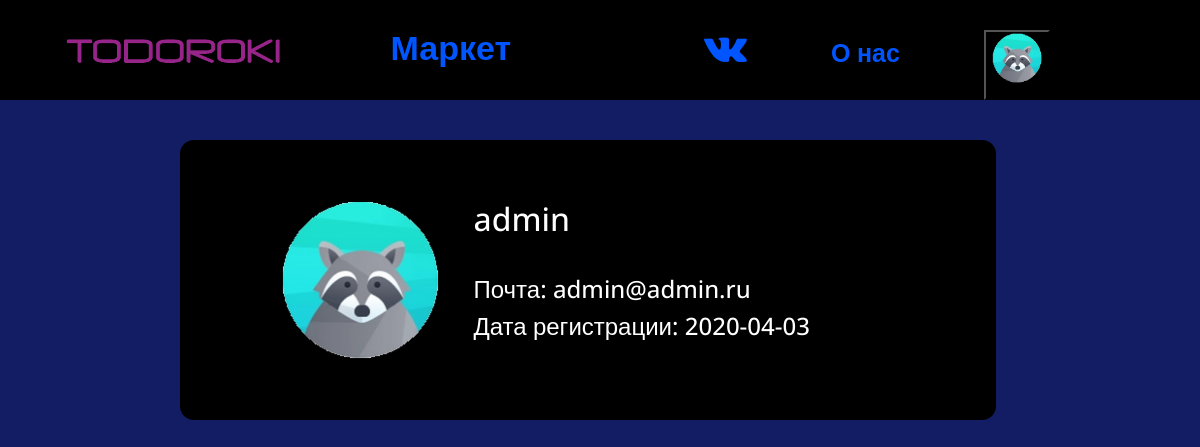
The page /profile (signed in) on the database as committed earlier.
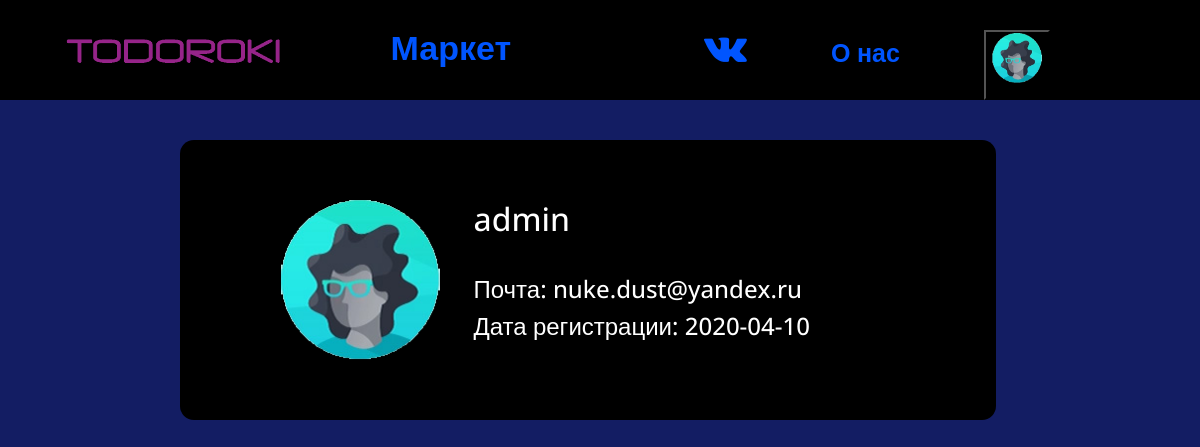
The same page on the database as committed later.
### data/users.py (models this page shows, shortened)
class User(SqlAlchemyBase, UserMixin, SerializerMixin):
    __tablename__ = 'users'
    id = sqlalchemy.Column(sqlalchemy.Integer, primary_key=True, autoincrement=True, unique=True)
    nickname = sqlalchemy.Column(sqlalchemy.String, unique=True)
    email = sqlalchemy.Column(sqlalchemy.String)
    hashed_password = sqlalchemy.Column(sqlalchemy.String)
    date_of_registration = sqlalchemy.Column(sqlalchemy.String,
                                             default=datetime.datetime.now().date())
    root = sqlalchemy.Column(sqlalchemy.Boolean, default=False)
    avatar = sqlalchemy.Column(sqlalchemy.String)
    news = orm.relation('News', back_populates='user')

### main.py (the view)
@login_required
@app.route('/profile')  # профиль пользователя
def my_profile():
    return render_template('my_profile.html', title='Todoroki | Мой профиль',
                           nickname=current_user.nickname, image=current_user.avatar,
                           mail=current_user.email, created_date=current_user.date_of_registration)

### data/db_session.py (called while the page is built)
def create_session() -> Session:
    global __factory
    return __factory()

### main.py (called while the page is built)
@login_manager.user_loader
def load_user(user_id):  # функция для загрузки пользователя
    sessions = db_session.create_session()
    return sessions.query(users.User).get(user_id)

### templates/my_profile.html
{% extends "base.html" %}
{% block content %}
<div class="contentss" style="margin-left: 15%">
    <div style="display: flex" >
    <img src={{ image }} style="width: 160px; height: 160px;">
        <div style="margin-left: 5%">
            <h2 style="color: white"> {{ nickname }} </h2><br>
            <h4 style="color: white">Почта: {{ mail }}</h4>
            <h4 style="color: white">Дата регистрации: {{ created_date }}</h4>
        </div>
    </div>
</div>
{% endblock %}

### templates/base.html (shortened to what this page needs)
<!DOCTYPE html>
<html lang="en">
<head>
    <link rel="stylesheet"
          href="https://maxcdn.bootstrapcdn.com/font-awesome/4.7.0/css/font-awesome.min.css">
    <link rel="stylesheet"
          href="https://stackpath.bootstrapcdn.com/bootstrap/4.4.1/css/bootstrap.min.css"
>
    <link rel="stylesheet" href="/static/styles/styles.css" type="text/css">
    <link rel="stylesheet" href="/static/styles/rainbow.css" type="text/css">
</head>
<body>
    <header>
        <div>
            <a href="/"><img src="/static/img/logo.png" alt="logo" class="logo"></a>
            <a href="/market" class="market" style="text-decoration: none;">Маркет</a>
            <nav>
                <ul>
                    <li><a href="https://vk.com/im?sel=-193170178" target="_blank"><i class="fa fa-vk" aria-hidden="true" style="font-size: 40px; text-decoration: none;"></i></a></li>
                    <li><a href="/about">О нас</i></a></li>
                    {% if current_user.is_authenticated %}
                         <li><div class="dropdown">
                          <button class="dropdown" type="button" id="dropdownMenuButton" data-toggle="dropdown" aria-haspopup="true" aria-expanded="false" style="height: 70px; background-color: black; border-color: black; margin-right: 10px;">
                            <p><img src={{ image }} style="width: 50px"></p>
                          </button>
                        </div></li>
                    {% endif %}
                </ul>
            </nav>
        </div>
    </header>
{% block content %}
{% endblock %}
</body>
</html>

Rows that differ between the two databases and show on the page:
changed User "admin": avatar: a different picture; email "admin@admin.ru" → "nuke.dust@yandex.ru"; date_of_registration "2020-04-03" → "2020-04-10"
